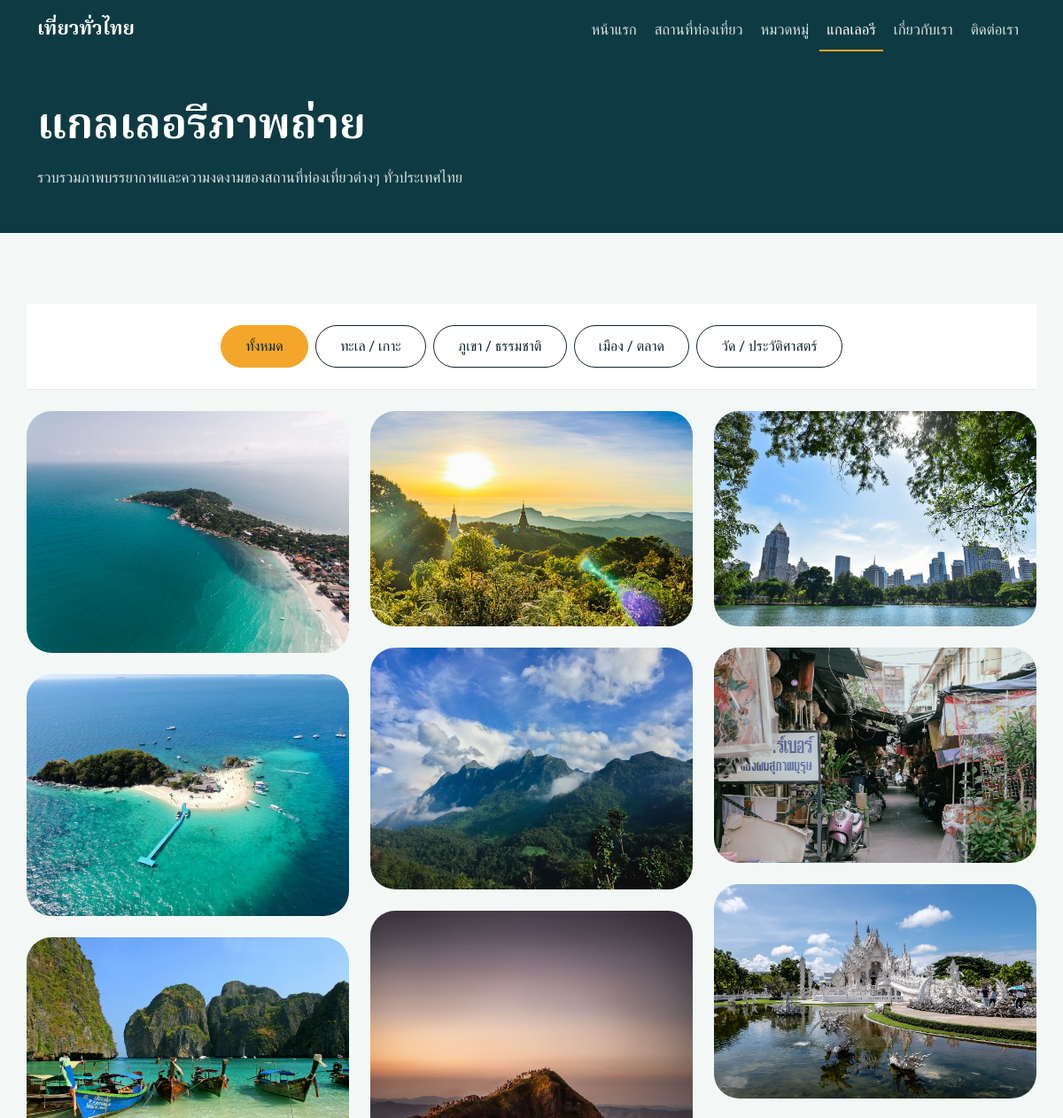
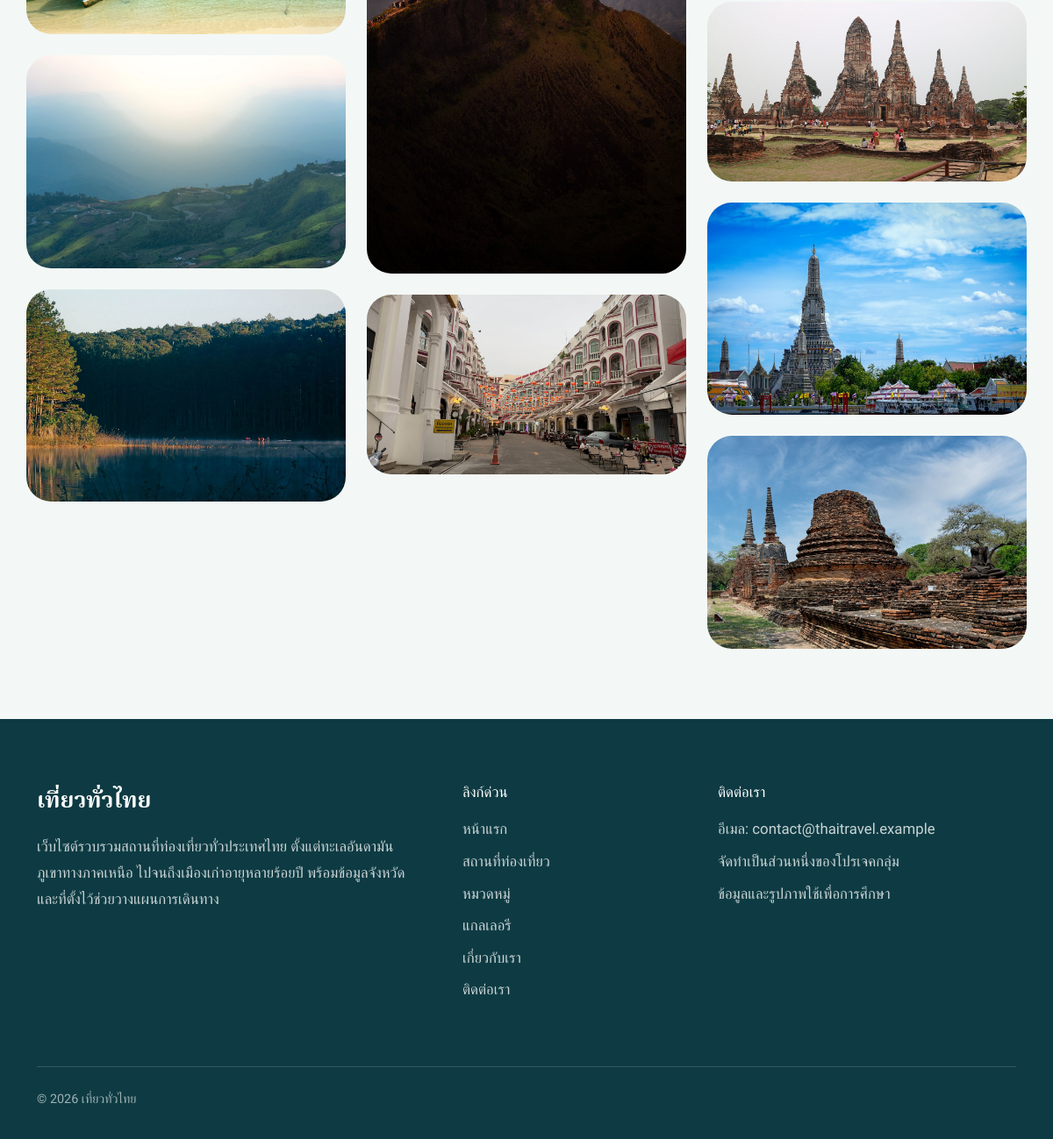
/gallery.php, run on the app's committed database (2 pictures, top to bottom).
### tables this page shows
CREATE TABLE IF NOT EXISTS categories (
  id INT UNSIGNED AUTO_INCREMENT PRIMARY KEY,
  name VARCHAR(100) NOT NULL UNIQUE,
  created_at TIMESTAMP NOT NULL DEFAULT CURRENT_TIMESTAMP
);

CREATE TABLE IF NOT EXISTS places (
  id INT UNSIGNED AUTO_INCREMENT PRIMARY KEY,
  category_id INT UNSIGNED NOT NULL,
  name VARCHAR(150) NOT NULL,
  province VARCHAR(100) NOT NULL DEFAULT '',
  description TEXT,
  location VARCHAR(255) DEFAULT NULL,
  image VARCHAR(255) DEFAULT NULL,
  created_at TIMESTAMP NOT NULL DEFAULT CURRENT_TIMESTAMP,
  KEY idx_cat (category_id),
  CONSTRAINT fk_places_cat FOREIGN KEY (category_id) REFERENCES categories(id)
);

### gallery.php (the view, shortened to what this page needs)
<?php
require_once 'config/db.php';
$selectedCategory = isset($_GET['category']) ? filter_var($_GET['category'], FILTER_VALIDATE_INT) : null;
$stmtCat = $pdo->query("SELECT * FROM categories ORDER BY name ASC");
$categories = $stmtCat->fetchAll(PDO::FETCH_ASSOC);
if ($selectedCategory) {
    $stmtPlaces = $pdo->prepare("SELECT p.*, c.name as category_name FROM places p JOIN categories c ON p.category_id = c.id WHERE p.category_id = ? AND p.image IS NOT NULL AND p.image != '' ORDER BY p.created_at DESC");
    $stmtPlaces->execute([$selectedCategory]);
} else {
    $stmtPlaces = $pdo->query("SELECT p.*, c.name as category_name FROM places p JOIN categories c ON p.category_id = c.id WHERE p.image IS NOT NULL AND p.image != '' ORDER BY p.created_at DESC");
}
$places = $stmtPlaces->fetchAll(PDO::FETCH_ASSOC);
require_once 'includes/header.php';
?>
<div class="page-head">
    <div class="container">
        <h1>แกลเลอรีภาพถ่าย</h1>
        <p class="page-head-lead">รวบรวมภาพบรรยากาศและความงดงามของสถานที่ท่องเที่ยวต่างๆ ทั่วประเทศไทย</p>
    </div>
</div>
<div class="container section">
    <div class="filter-bar mb-4 d-flex flex-wrap gap-2 justify-content-center">
        <a href="gallery.php" class="btn <?php echo is_null($selectedCategory) ? 'btn-mango' : 'btn-line'; ?> rounded-pill">ทั้งหมด</a>
        <?php foreach ($categories as $cat): ?>
            <a href="gallery.php?category=<?php echo $cat['id']; ?>" class="btn <?php echo ($selectedCategory === (int)$cat['id']) ? 'btn-mango' : 'btn-line'; ?> rounded-pill">
                <?php echo htmlspecialchars($cat['name']); ?>
            </a>
        <?php endforeach; ?>
    </div>
    <?php if (empty($places)): ?>
        <div class="empty-state">
            <p>ไม่พบรูปภาพสถานที่ท่องเที่ยวในหมวดหมู่นี้</p>
        </div>
    <?php else: ?>
        <div class="gallery-masonry" style="column-count: 3; column-gap: 1.5rem;">
            <?php foreach ($places as $index => $place): ?>
                <div class="mb-4" style="break-inside: avoid;">
                    <a href="#" class="gallery-item d-block text-decoration-none"
                       data-bs-toggle="modal"
                       data-bs-target="#galleryModal"
                       data-index="<?php echo $index; ?>"
                       data-image="/travel/uploads/<?php echo htmlspecialchars($place['image']); ?>"
                       data-name="<?php echo htmlspecialchars($place['name']); ?>"
                       data-province="<?php echo htmlspecialchars($place['province']); ?>"
                       data-category="<?php echo htmlspecialchars($place['category_name']); ?>"
                       data-url="place-detail.php?id=<?php echo $place['id']; ?>">
                        <img src="/travel/uploads/<?php echo htmlspecialchars($place['image']); ?>"
                             alt="<?php echo htmlspecialchars($place['name']); ?>"
                             class="img-fluid w-100"
                             style="border-radius: var(--radius-img); object-fit: contain;">
                    </a>
                </div>
            <?php endforeach; ?>
        </div>
    <?php endif; ?>
</div>
<?php require_once 'includes/footer.php'; ?>

### assets/css/style.css (style rules this page uses)
:root { --sea-deep: #0E3B43; --lagoon: #1F8A8A; --foam: #F3F8F6; --ink: #10242A; --mango: #F4A62A; --mango-dk: #E0951A; --font-display: 'Noto Serif Thai', serif; --font-body: 'Anuphan', sans-serif; --fs-sm: 0.9rem; --fs-base: 1.05rem; --fs-lg: 1.25rem; --fs-h3: clamp(1.35rem, 2.2vw, 1.6rem); --fs-h2: clamp(1.8rem, 3.6vw, 2.5rem); --fs-h1: clamp(2.3rem, 6vw, 4.6rem); --radius-img: 28px; --nav-h: 4.5rem; --bs-body-font-family: var(--font-body); --bs-body-color: var(--ink); }
html { scroll-behavior: smooth; }
body { font-family: var(--font-body); font-size: var(--fs-base); font-weight: 400; line-height: 1.8; color: var(--ink); background: var(--foam); }
body.no-hero { padding-top: var(--nav-h); }
h1, h2, h3, h4 { font-family: var(--font-display); font-weight: 600; line-height: 1.35; color: var(--sea-deep); }
h1 { font-size: var(--fs-h1); }
a { color: var(--lagoon); }
.btn-mango, .btn-line { display: inline-block; padding: .7rem 1.7rem; border-radius: 999px; font-weight: 500; text-decoration: none; line-height: 1.5; transition: background-color .2s ease; }
.btn-mango { background: var(--mango); color: var(--ink); border: 1.5px solid var(--mango); }
.btn-line { background: transparent; color: inherit; border: 1.5px solid currentColor; }
.section { padding: 5rem 0; }
.page-head { background: var(--sea-deep); color: #fff; margin-top: calc(-1 * var(--nav-h)); padding: calc(var(--nav-h) + 2.5rem) 0 3rem; }
.page-head h1 { color: #fff; font-size: clamp(2rem, 4.5vw, 3rem); margin-bottom: .5rem; }
.page-head-lead { margin: 0; max-width: 52ch; font-weight: 300; color: rgba(255, 255, 255, .85); }
.filter-bar { background: #fff; padding: 1.5rem 0; border-bottom: 1px solid rgba(16, 36, 42, .1); }
.btn, a, .card { transition: all 0.3s ease-in-out; }

### gallery.php (style rules this page uses)
.gallery-item img { transition: none !important; transform: none !important; }

### data on the page
categories: name "ทะเล / เกาะ"
categories: name "ภูเขา / ธรรมชาติ"
categories: name "เมือง / ตลาด"
categories: name "วัด / ประวัติศาสตร์"
places: image (picture)
places: image (picture)
places: image (picture)
places: image (picture)
places: image (picture)
places: image (picture)
places: image (picture)
places: image (picture)
places: image (picture)
places: image (picture)
places: image (picture)
places: image (picture)
places: image (picture)
places: image (picture)
places: image (picture)

### other printed values
$siteName "เที่ยวทั่วไทย"
$label "หน้าแรก"
$label "สถานที่ท่องเที่ยว"
$label "หมวดหมู่"
$label "แกลเลอรี"
$label "เกี่ยวกับเรา"
$label "ติดต่อเรา"
